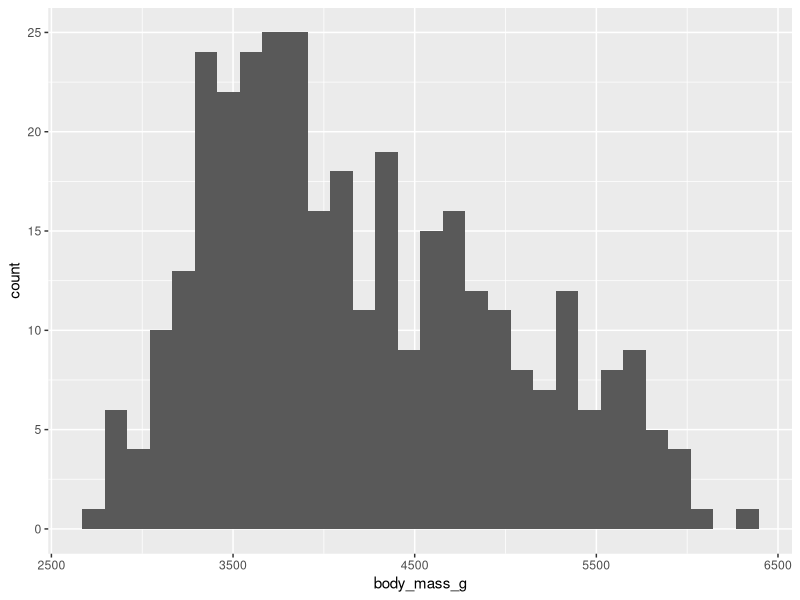
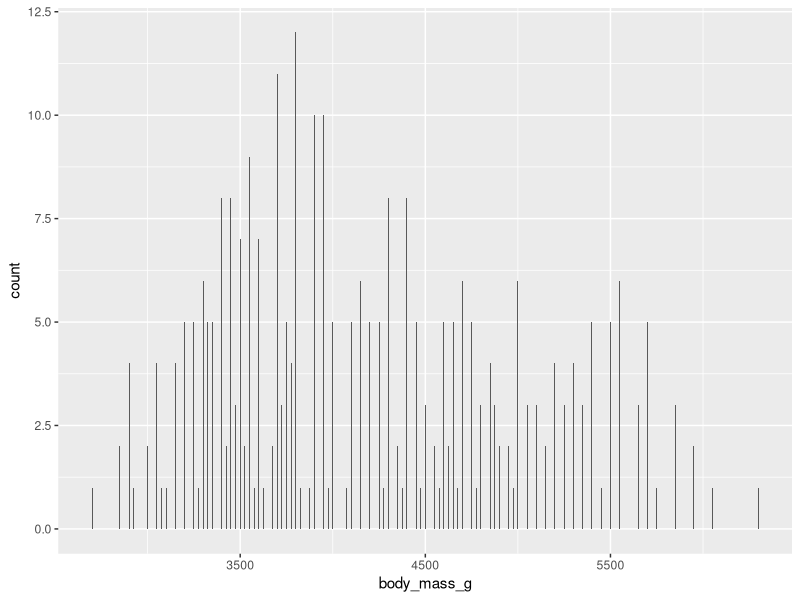
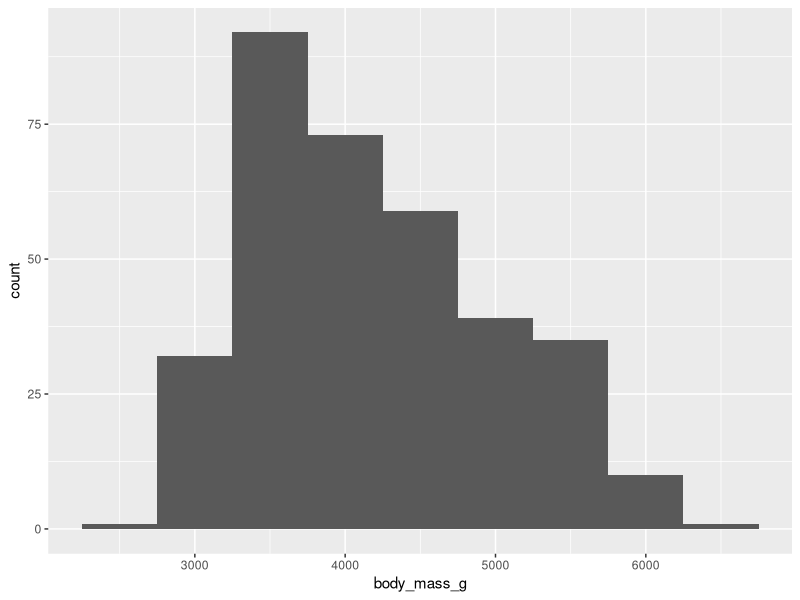
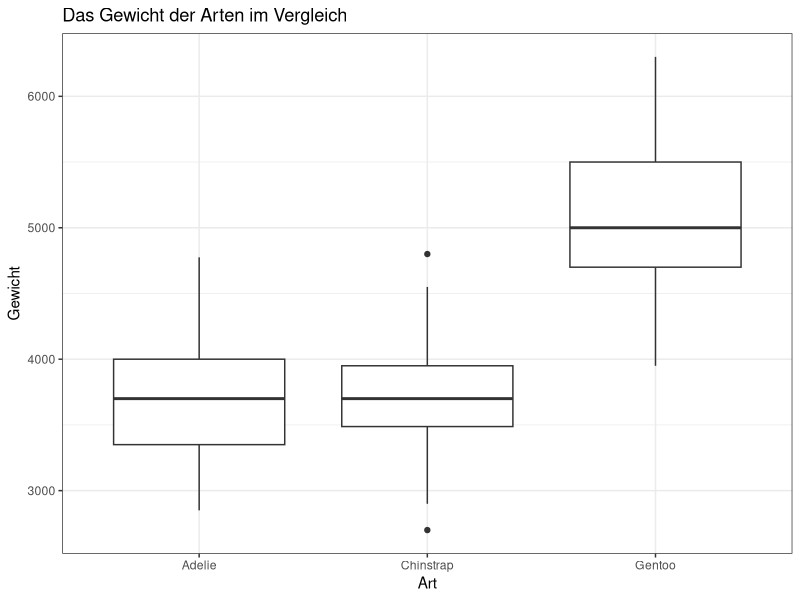
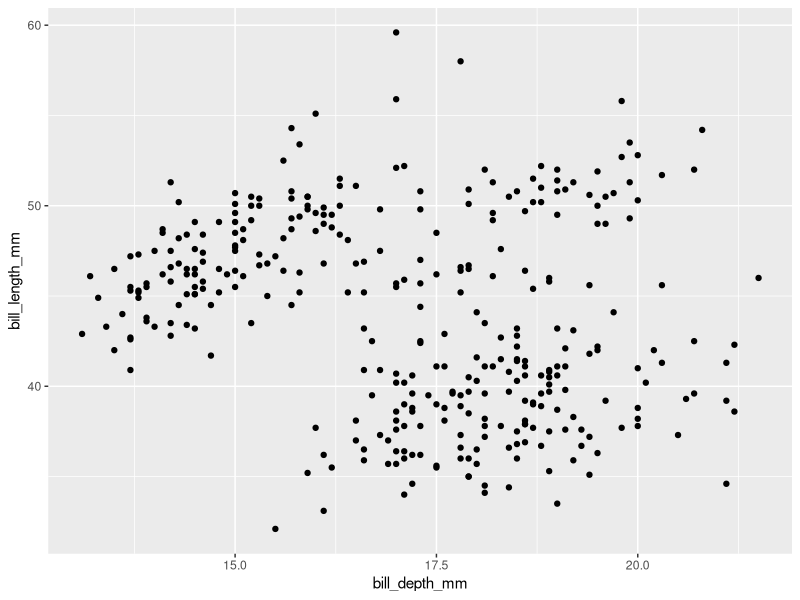
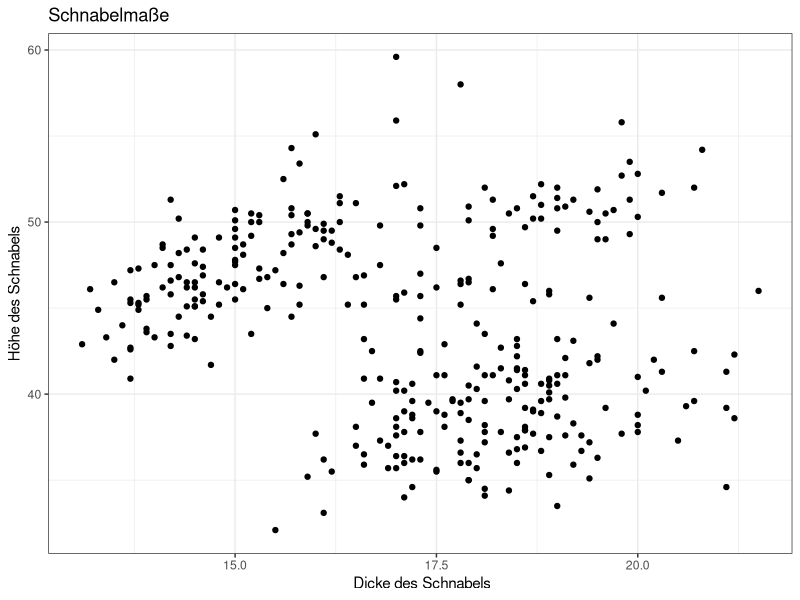
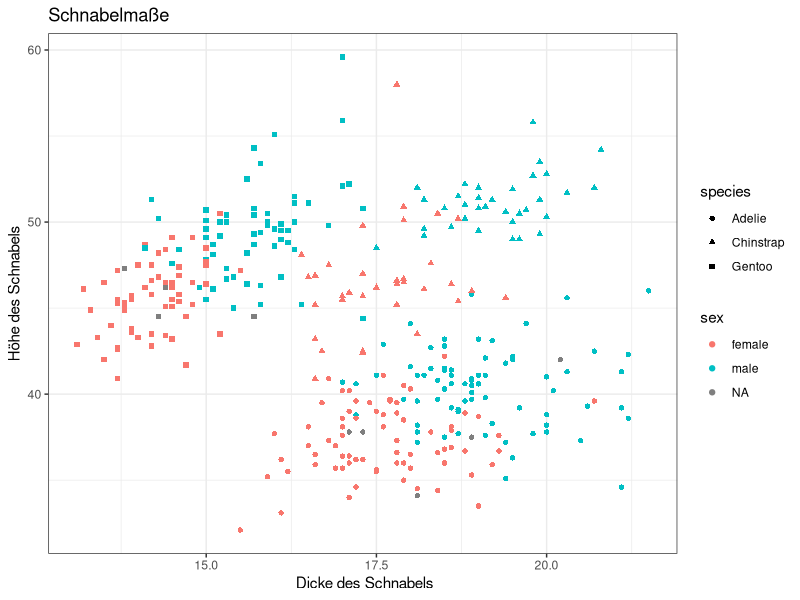
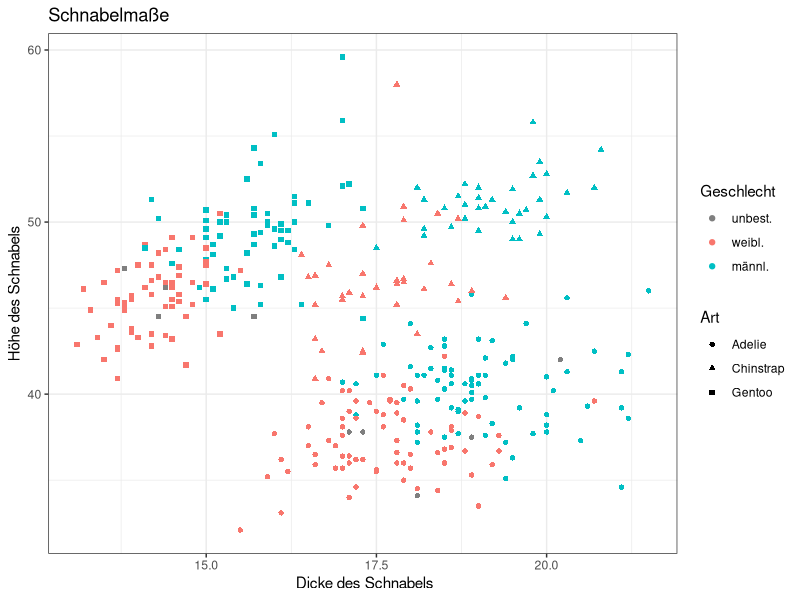

R code for these plots, in order:
## ---- chunk 1
library(palmerpenguins)
data("penguins")
library(ggplot2)

## ---- chunk 2
ggplot(data = penguins)+
  geom_histogram(aes(x = body_mass_g),  na.rm = TRUE)
## ---- chunk 3
ggplot(data = penguins)+
  geom_histogram(aes(x = body_mass_g), binwidth = 5, na.rm = TRUE) # Klassengröße 5. Versucht doch einmal andere Werte und schaut, was passiert!
## ---- chunk 4
ggplot(data = penguins)+
  geom_histogram(aes(x = body_mass_g), binwidth = 500, na.rm = TRUE) # Klassengröße 500. Versucht doch einmal andere Werte und schaut, was passiert!
## ---- chunk 5

ggplot(data = penguins)+
  geom_boxplot(aes(x = species,  # auf der x-Achse die Art
                   y = body_mass_g), # auf der y-Achse das Gewicht
               na.rm = TRUE) + # alle NAs müssen raus
  labs(x ="Art",               # Beschriftung der Achsen
       y ="Gewicht",
       title = "Das Gewicht der Arten im Vergleich")+
  theme_bw()

## ---- chunk 6

ggplot(data = penguins)+
  geom_point(aes(x = bill_depth_mm, y = bill_length_mm), na.rm = TRUE)

## ---- chunk 7
ggplot(data = penguins)+
  geom_point(aes(x = bill_depth_mm, y = bill_length_mm), na.rm = TRUE) + 
  labs(x =" Dicke des Schnabels",
       y ="Höhe des Schnabels",
       title = "Schnabelmaße")+
  theme_bw()

## ---- chunk 8

ggplot(data = penguins)+
  geom_point(aes(x = bill_depth_mm, y = bill_length_mm, shape = species, color = sex), na.rm = TRUE) + 
  labs(x =" Dicke des Schnabels",
       y ="Höhe des Schnabels",
       title = "Schnabelmaße")+
  theme_bw()

## ---- chunk 9

ggplot(data = penguins)+
  geom_point(aes(x = bill_depth_mm, y = bill_length_mm, shape = species, color = sex), na.rm = TRUE) + 
  labs(x =" Dicke des Schnabels",
       y ="Höhe des Schnabels",
       title = "Schnabelmaße")+
  theme_bw()+
 scale_colour_discrete(name  ="Geschlecht",
                       breaks = c(NA, "female", "male"),
                       labels = c("unbest.", "weibl.", "männl."))+
 scale_shape_discrete(name  ="Art")
